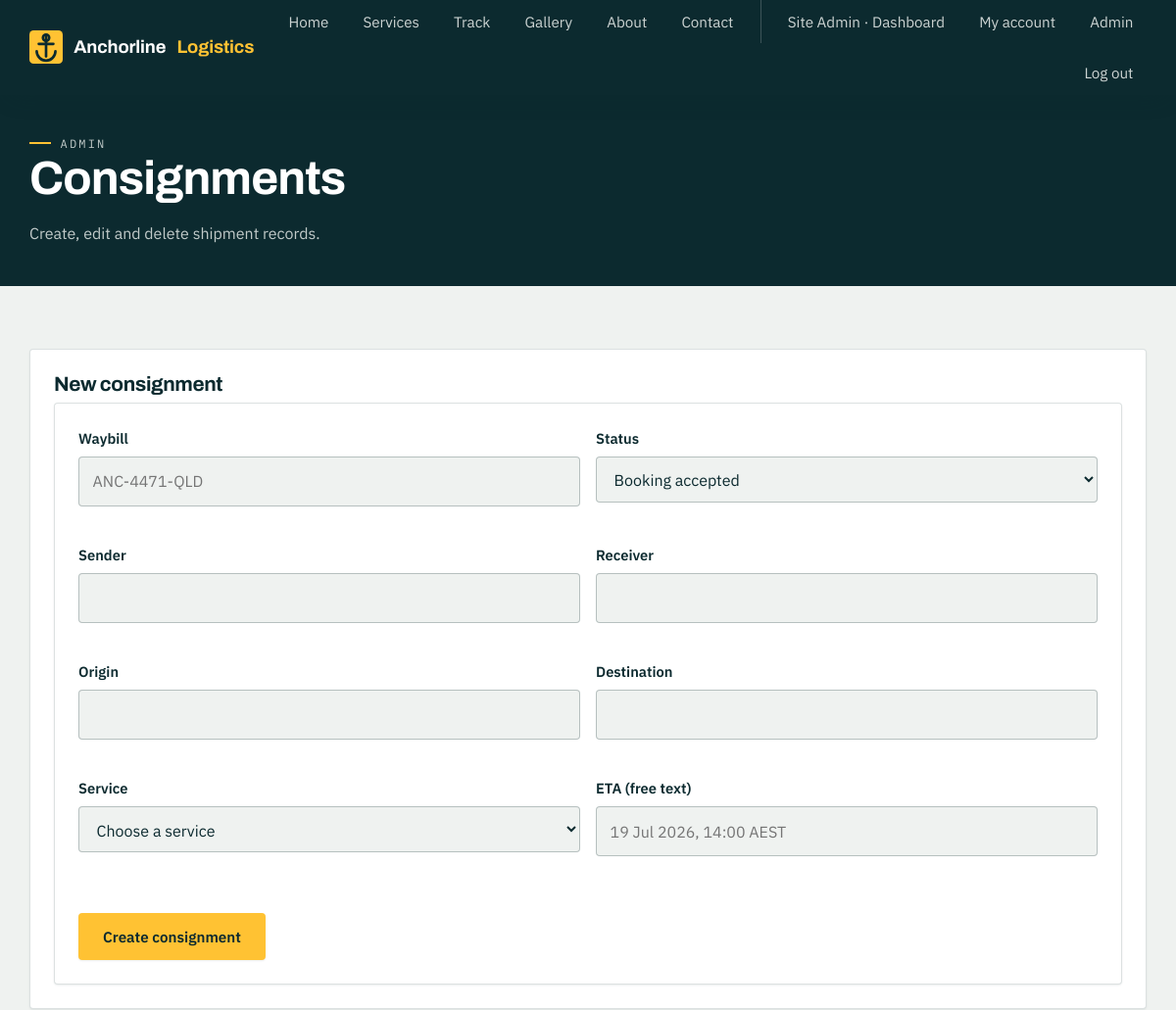
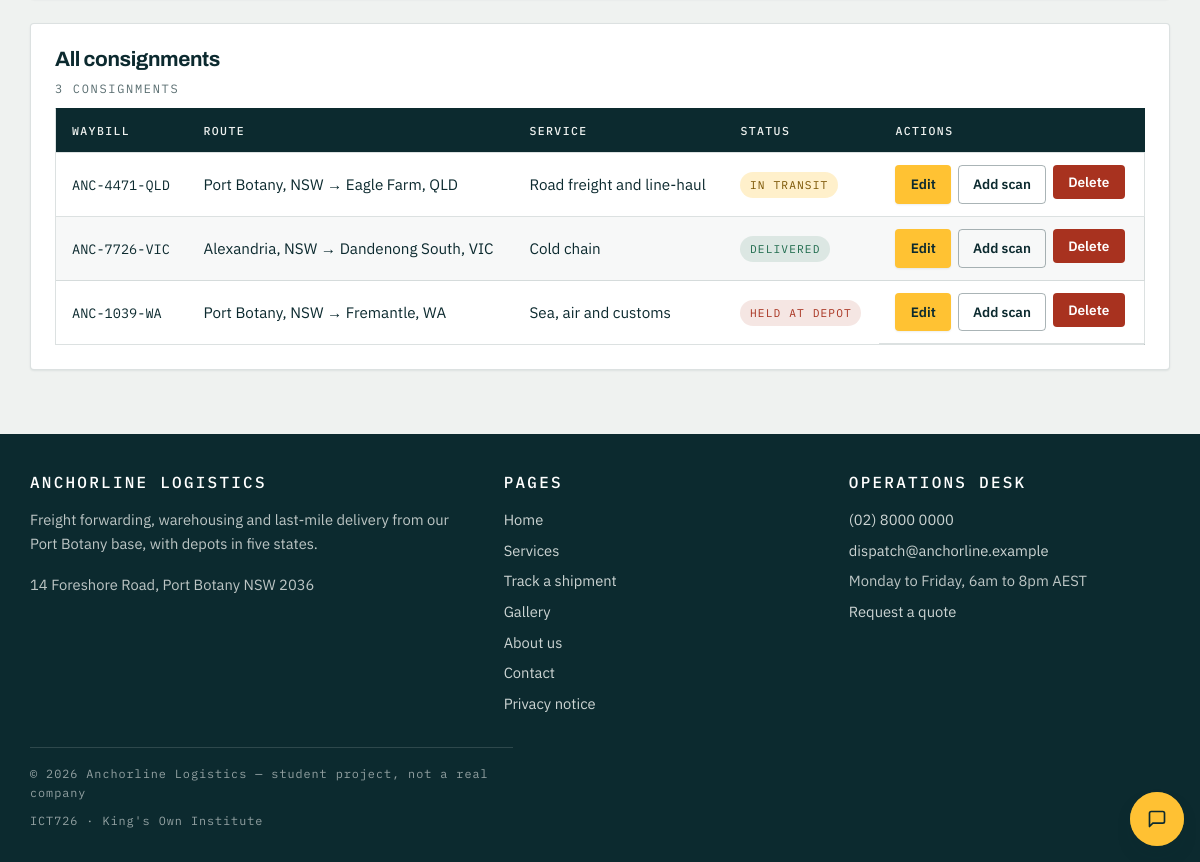
Page /admin/consignments.php (signed in) on the committed database (2 pictures, top to bottom).
### tables this page shows
CREATE TABLE consignments (
    id           INT UNSIGNED AUTO_INCREMENT PRIMARY KEY,
    waybill      VARCHAR(20)  NOT NULL UNIQUE,    
    sender_name  VARCHAR(100) NOT NULL,
    receiver_name VARCHAR(100) NOT NULL,
    origin       VARCHAR(100) NOT NULL,
    destination  VARCHAR(100) NOT NULL,
    service_type ENUM('road', 'warehouse', 'cold', 'international') NOT NULL,
    status       ENUM('booked', 'collected', 'in_transit', 'held', 'delivered') NOT NULL DEFAULT 'booked',
    eta          VARCHAR(60)  NULL,               
    created_by   INT UNSIGNED NULL,
    created_at   TIMESTAMP NOT NULL DEFAULT CURRENT_TIMESTAMP,
    updated_at   TIMESTAMP NOT NULL DEFAULT CURRENT_TIMESTAMP ON UPDATE CURRENT_TIMESTAMP,
    CONSTRAINT fk_consignments_created_by FOREIGN KEY (created_by) REFERENCES users(id) ON DELETE SET NULL
);

### includes/functions.php (called while the page is built, shortened)
<?php
function e($value)
{
    return htmlspecialchars((string) $value, ENT_QUOTES, 'UTF-8');
}
function label_for($map, $key)
{
    return $map[$key] ?? $key;
}
function field_invalid($errors, $key)
{
    return isset($errors[$key]) ? ' is-invalid' : '';
}
function field_aria_invalid($errors, $key)
{
    return isset($errors[$key]) ? 'true' : 'false';
}

### admin/consignments.php (the view, shortened to what this page needs)
<?php
require_once __DIR__ . '/../config.php';
$errors = [];
$editing = null;
$data = [
    'waybill' => '', 'sender_name' => '', 'receiver_name' => '',
    'origin' => '', 'destination' => '', 'service_type' => '', 'status' => 'booked', 'eta' => '',
];
$consignments = $pdo->query('SELECT * FROM consignments ORDER BY updated_at DESC')->fetchAll();
require ROOT_PATH . '/includes/header.php';
?>
    <section class="page-head">
      <div class="wrap">
        <p class="eyebrow">Admin</p>
        <h1>Consignments</h1>
        <p>Create, edit and delete shipment records.</p>
      </div>
    </section>
    <section class="section">
      <div class="wrap">
        <div class="dashboard-card">
          <h2><?php echo $editing ? 'Edit consignment' : 'New consignment'; ?></h2>
          <form class="form" id="consignment-form" method="post" action="<?php echo e(BASE_URL); ?>/admin/consignments.php" data-validate novalidate>
            <div class="form-row">
              <div class="field<?php echo field_invalid($errors, 'waybill'); ?>">
                <label for="waybill">Waybill</label>
                <input type="text" id="waybill" name="waybill" placeholder="ANC-4471-QLD"
                       value="<?php echo e($data['waybill']); ?>" required
                       data-error-pattern="Format is ANC-0000-STATE, for example ANC-4471-QLD."
                       aria-describedby="waybill-error" aria-invalid="<?php echo field_aria_invalid($errors, 'waybill'); ?>">
                <span class="error" id="waybill-error"><?php echo field_error($errors, 'waybill'); ?></span>
              </div>
              <div class="field<?php echo field_invalid($errors, 'status'); ?>">
                <label for="status">Status</label>
                <select id="status" name="status" required aria-describedby="status-error">
                  <?php foreach (CONSIGNMENT_STATUS_LABELS as $value => $label): ?>
                  <option value="<?php echo e($value); ?>"<?php echo $data['status'] === $value ? ' selected' : ''; ?>><?php echo e($label); ?></option>
                  <?php endforeach; ?>
                </select>
                <span class="error" id="status-error"><?php echo field_error($errors, 'status'); ?></span>
              </div>
            </div>
            <div class="form-row">
              <div class="field<?php echo field_invalid($errors, 'sender_name'); ?>">
                <label for="sender_name">Sender</label>
                <input type="text" id="sender_name" name="sender_name" value="<?php echo e($data['sender_name']); ?>" required aria-describedby="sender_name-error">
                <span class="error" id="sender_name-error"><?php echo field_error($errors, 'sender_name'); ?></span>
              </div>
              <div class="field<?php echo field_invalid($errors, 'receiver_name'); ?>">
                <label for="receiver_name">Receiver</label>
                <input type="text" id="receiver_name" name="receiver_name" value="<?php echo e($data['receiver_name']); ?>" required aria-describedby="receiver_name-error">
                <span class="error" id="receiver_name-error"><?php echo field_error($errors, 'receiver_name'); ?></span>
              </div>
            </div>
            <div class="form-row">
              <div class="field<?php echo field_invalid($errors, 'origin'); ?>">
                <label for="origin">Origin</label>
                <input type="text" id="origin" name="origin" value="<?php echo e($data['origin']); ?>" required aria-describedby="origin-error">
                <span class="error" id="origin-error"><?php echo field_error($errors, 'origin'); ?></span>
              </div>
              <div class="field<?php echo field_invalid($errors, 'destination'); ?>">
                <label for="destination">Destination</label>
                <input type="text" id="destination" name="destination" value="<?php echo e($data['destination']); ?>" required aria-describedby="destination-error">
                <span class="error" id="destination-error"><?php echo field_error($errors, 'destination'); ?></span>
              </div>
            </div>
            <div class="form-row">
              <div class="field<?php echo field_invalid($errors, 'service_type'); ?>">
                <label for="service_type">Service</label>
                <select id="service_type" name="service_type" required aria-describedby="service_type-error">
                  <option value="">Choose a service</option>
                </select>
                <span class="error" id="service_type-error"><?php echo field_error($errors, 'service_type'); ?></span>
              </div>
              <div class="field">
                <label for="eta">ETA (free text)</label>
                <input type="text" id="eta" name="eta" placeholder="19 Jul 2026, 14:00 AEST" value="<?php echo e($data['eta']); ?>">
              </div>
            </div>
            <div class="btn-row">
              <button class="btn btn--primary" type="submit"><?php echo $editing ? 'Save changes' : 'Create consignment'; ?></button>
            </div>
          </form>
        </div>
        <div class="dashboard-card mt-4">
          <h2>All consignments</h2>
          <div class="table-scroll">
            <table class="manifest">
              <caption><?php echo count($consignments); ?> consignments</caption>
              <thead>
                <tr><th scope="col">Waybill</th><th scope="col">Route</th><th scope="col">Service</th><th scope="col">Status</th><th scope="col">Actions</th></tr>
              </thead>
              <tbody>
                <?php foreach ($consignments as $c): ?>
                <tr>
                  <td><code><?php echo e($c['waybill']); ?></code></td>
                  <td><?php echo e($c['origin']); ?> &rarr; <?php echo e($c['destination']); ?></td>
                  <td><?php echo e(label_for(SERVICE_LABELS, $c['service_type'])); ?></td>
                  <td><span class="badge badge--<?php echo e($c['status']); ?>"><?php echo e(label_for(CONSIGNMENT_STATUS_LABELS, $c['status'])); ?></span></td>
                  <td class="actions">
                    <a class="btn btn--primary btn--sm" href="<?php echo e(BASE_URL); ?>/admin/consignments.php?edit=<?php echo (int) $c['id']; ?>">Edit</a>
                    <a class="btn btn--ghost btn--sm" href="<?php echo e(BASE_URL); ?>/member/scan.php?consignment_id=<?php echo (int) $c['id']; ?>" style="border-color: rgba(12,42,47,0.35); color: var(--ink);">Add scan</a>
                    <form method="post" action="<?php echo e(BASE_URL); ?>/admin/consignments.php" onsubmit="return confirm('Delete <?php echo e($c['waybill']); ?>? This cannot be undone.');">
                      <button class="btn btn--danger btn--sm" type="submit">Delete</button>
                    </form>
                  </td>
                </tr>
                <?php endforeach; ?>
              </tbody>
            </table>
          </div>
        </div>
      </div>
    </section>
<?php require ROOT_PATH . '/includes/footer.php'; ?>

### rows in the picture
consignments: waybill "ANC-4471-QLD", origin "Port Botany, NSW", destination "Eagle Farm, QLD", service_type "Road freight and line-haul", status "IN TRANSIT"
consignments: waybill "ANC-7726-VIC", origin "Alexandria, NSW", destination "Dandenong South, VIC", service_type "Cold chain", status "DELIVERED"
consignments: waybill "ANC-1039-WA", origin "Port Botany, NSW", destination "Fremantle, WA", service_type "Sea, air and customs", status "HELD AT DEPOT"

### other values in the picture
$label "Home"
$label "Services"
$label "Track"
$label "Gallery"
$label "About"
$label "Contact"
$user['name'] "Site Admin"
count($consignments) "3"
form field status "Booking accepted"
